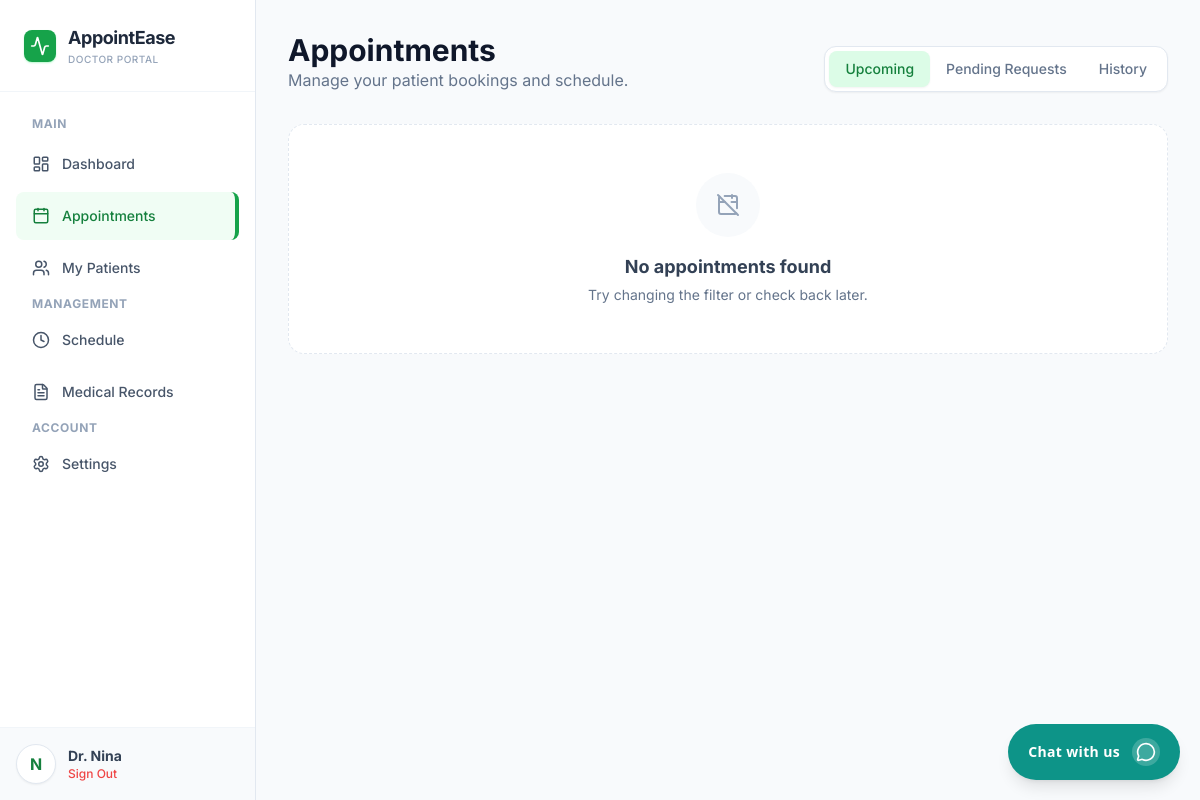
Before: /doctor_appointments.php (signed in) with the older database file.
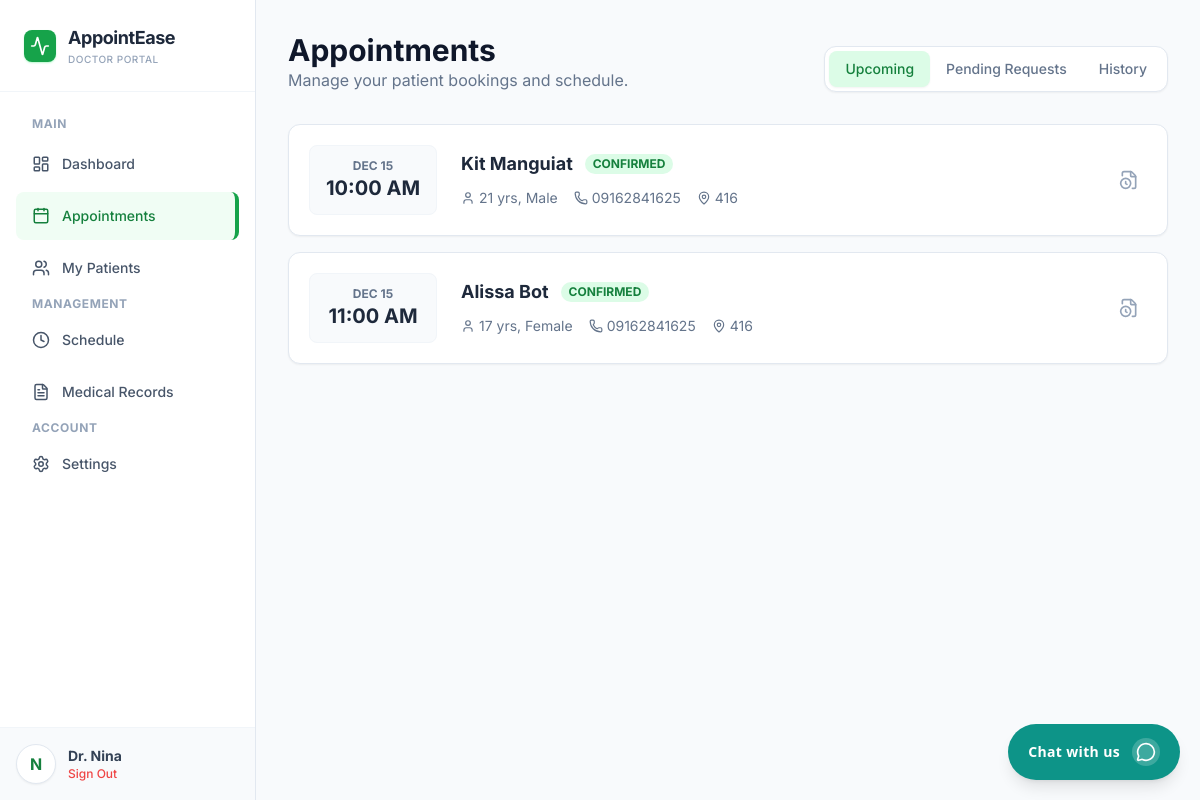
After: the same page with the newer database file.
### tables this page shows
CREATE TABLE `tblappointment` (
  `id` int(11) NOT NULL,
  `booking_date` date NOT NULL,
  `booking_time` time DEFAULT NULL,
  `user_id` varchar(30) NOT NULL,
  `doctor` varchar(30) NOT NULL,
  `status` int(11) NOT NULL,
  `reminder_sent` tinyint(1) NOT NULL DEFAULT 0,
  `reminder_sent_at` datetime DEFAULT NULL
);

CREATE TABLE `tblinfo` (
  `id` int(11) NOT NULL,
  `user_id` varchar(30) NOT NULL,
  `last_name` varchar(40) NOT NULL,
  `first_name` varchar(50) NOT NULL,
  `middle_name` varchar(40) NOT NULL,
  `specialization` varchar(30) NOT NULL,
  `bdate` date NOT NULL,
  `gender` varchar(10) NOT NULL,
  `address` varchar(200) NOT NULL,
  `contact` varchar(20) NOT NULL,
  `image` varchar(255) DEFAULT NULL
);

### controllers/doctor_appointments_data.php (called while the page is built, shortened)
<?php
require_once 'session_handler.php';
require_once 'db.php';
$user_id = session_get_user_id();
$filter = $_GET['status'] ?? 'upcoming';
$today = date('Y-m-d');
$sql = "SELECT a.id, a.user_id, a.booking_date, a.booking_time, a.status,
                i.first_name, i.last_name, i.contact, i.gender, i.bdate, i.address
        FROM tblappointment a
        JOIN tblinfo i ON a.user_id = i.user_id
        WHERE a.doctor = ?";
if ($filter === 'pending') {
    $sql .= " AND a.status = 2 AND a.booking_date >= ?";
    $params = [$user_id, $today];
} elseif ($filter === 'history') {
    $sql .= " AND (a.booking_date < ? OR a.status = 0 OR a.status = 3)";
    $params = [$user_id, $today];
} else {
    $sql .= " AND a.status = 1 AND a.booking_date >= ?";
    $params = [$user_id, $today];
}
$sql .= " ORDER BY a.booking_date ASC, a.booking_time ASC";
try {
    $stmt = $pdo->prepare($sql);
    $stmt->execute($params);
    $appointments = $stmt->fetchAll(PDO::FETCH_ASSOC);
} catch (Exception $e) { die("Error: " . $e->getMessage()); }
function getAge($dob) {
    return date_diff(date_create($dob), date_create('today'))->y;
}
?>

### doctor_appointments.php (the view, shortened to what the changed rows need)
<?php
include __DIR__ . '/controllers/doctor_appointments_data.php';
?>
<!DOCTYPE html>
<html lang="en">
<head>
    <script src="https://cdn.tailwindcss.com"></script>
</head>
<body class="text-slate-800">
    <div class="flex h-screen overflow-hidden">
        <main class="flex-1 overflow-auto w-full">
            <div class="p-6 md:p-8 max-w-7xl mx-auto">
                <div class="flex flex-col md:flex-row justify-between items-end mb-8 gap-4">
                    <div>
                        <h1 class="text-3xl font-bold text-slate-900">Appointments</h1>
                    </div>
                </div>
                <div class="space-y-4">
                    <?php if (empty($appointments)): ?>
                        <div class="bg-white rounded-2xl border border-slate-200 border-dashed p-12 text-center">
                            <div class="w-16 h-16 bg-slate-50 rounded-full flex items-center justify-center mx-auto mb-4">
                                <i data-lucide="calendar-off" class="text-slate-400" width="32"></i>
                            </div>
                            <h3 class="text-lg font-bold text-slate-700">No appointments found</h3>
                            <p class="text-slate-500 text-sm mt-1">Try changing the filter or check back later.</p>
                        </div>
                    <?php else: ?>
                        <?php foreach ($appointments as $apt):
                            $patientName = htmlspecialchars($apt['first_name'] . ' ' . $apt['last_name']);
                            $timeStr = date('h:i A', strtotime($apt['booking_time']));
                            $age = getAge($apt['bdate']);
                        ?>
                        <div class="bg-white rounded-xl border border-slate-200 p-5 shadow-sm hover:shadow-md transition flex flex-col md:flex-row gap-6 items-start md:items-center group">
                            <div class="flex-shrink-0 w-full md:w-32 text-center bg-slate-50 rounded-lg p-3 border border-slate-100 group-hover:border-green-200 group-hover:bg-green-50 transition-colors">
                                <p class="text-xs font-bold text-slate-500 uppercase group-hover:text-green-600"><?= date('M d', strtotime($apt['booking_date'])) ?></p>
                                <p class="text-xl font-bold text-slate-800 group-hover:text-green-700"><?= $timeStr ?></p>
                            </div>
                            <div class="flex-1 min-w-0">
                                <div class="flex items-center gap-3 mb-1">
                                    <h3 class="text-lg font-bold text-slate-800 truncate"><?= $patientName ?></h3>
                                    <?php if($filter === 'pending'): ?>
                                        <span class="px-2 py-0.5 bg-yellow-100 text-yellow-700 text-xs rounded-full font-bold uppercase">Pending Approval</span>
                                    <?php elseif($apt['status'] == 0): ?>
                                        <span class="px-2 py-0.5 bg-red-100 text-red-700 text-xs rounded-full font-bold uppercase">Cancelled</span>
                                    <?php elseif($apt['status'] == 3): ?>
                                        <span class="px-2 py-0.5 bg-blue-100 text-blue-700 text-xs rounded-full font-bold uppercase">Completed</span>
                                    <?php else: ?>
                                        <span class="px-2 py-0.5 bg-green-100 text-green-700 text-xs rounded-full font-bold uppercase">Confirmed</span>
                                    <?php endif; ?>
                                </div>
                                <div class="flex flex-wrap gap-4 text-sm text-slate-500 mt-2">
                                    <span class="flex items-center gap-1"><i data-lucide="user" width="14"></i> <?= $age ?> yrs, <?= htmlspecialchars($apt['gender']) ?></span>
                                    <span class="flex items-center gap-1"><i data-lucide="phone" width="14"></i> <?= htmlspecialchars($apt['contact']) ?></span>
                                    <span class="flex items-center gap-1"><i data-lucide="map-pin" width="14"></i> <?= htmlspecialchars($apt['address']) ?></span>
                                </div>
                            </div>
                            <div class="flex items-center gap-2 w-full md:w-auto mt-2 md:mt-0">
                                <a href="doctor_view.php?patient_id=<?= $apt['user_id'] ?>" class="p-2 text-slate-400 hover:text-slate-600 hover:bg-slate-100 rounded-lg transition" title="View Records">
                                    <i data-lucide="file-clock" width="20"></i>
                                </a>
                            </div>
                        </div>
                        <?php endforeach; ?>
                    <?php endif; ?>
                </div>
            </div>
        </main>
    </div>
</body>
</html>

Changed rows visible on the page:
added tblappointment: booking_date "DEC 15", booking_time "10:00 AM", tblinfo.first_name+last_name "Kit Manguiat", status "CONFIRMED", tblinfo.bdate "21", tblinfo.gender "Male", tblinfo.contact "09162841625", tblinfo.address "416"
added tblappointment: booking_date "DEC 15", booking_time "11:00 AM", tblinfo.first_name+last_name "Alissa Bot", status "CONFIRMED", tblinfo.bdate "17", tblinfo.gender "Female", tblinfo.contact "09162841625", tblinfo.address "416"
Other visible differences:
text no longer shown: "No appointments found Try changing the filter or check back later."
